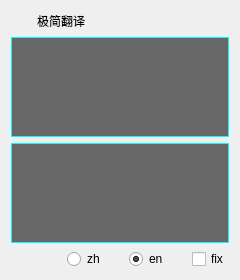
<?xml version="1.0" encoding="UTF-8"?>
<ui version="4.0">
 <class>Translater</class>
 <widget class="QWidget" name="Translater">
  <property name="geometry">
   <rect>
    <x>0</x>
    <y>0</y>
    <width>240</width>
    <height>280</height>
   </rect>
  </property>
  <property name="maximumSize">
   <size>
    <width>16777215</width>
    <height>16777215</height>
   </size>
  </property>
  <property name="windowTitle">
   <string> 极简翻译</string>
  </property>
  <property name="windowIcon">
   <iconset resource="res.qrc">
    <normaloff>:/icons/ya.ico</normaloff>:/icons/ya.ico</iconset>
  </property>
  <layout class="QVBoxLayout" name="verticalLayout">
   <item>
    <layout class="QHBoxLayout" name="horizontalLayout_3">
     <item>
      <widget class="QLabel" name="label_2">
       <property name="minimumSize">
        <size>
         <width>20</width>
         <height>20</height>
        </size>
       </property>
       <property name="maximumSize">
        <size>
         <width>20</width>
         <height>20</height>
        </size>
       </property>
       <property name="styleSheet">
        <string notr="true">QLabel{
border-image: url(:/icons/ya.ico);
}</string>
       </property>
       <property name="text">
        <string/>
       </property>
      </widget>
     </item>
     <item>
      <widget class="QLabel" name="label">
       <property name="text">
        <string>极简翻译</string>
       </property>
      </widget>
     </item>
     <item>
      <spacer name="horizontalSpacer">
       <property name="orientation">
        <enum>Qt::Horizontal</enum>
       </property>
       <property name="sizeHint" stdset="0">
        <size>
         <width>40</width>
         <height>20</height>
        </size>
       </property>
      </spacer>
     </item>
    </layout>
   </item>
   <item>
    <widget class="QPlainTextEdit" name="TextFrom">
     <property name="toolTip">
      <string>输入你想翻译的文本</string>
     </property>
     <property name="styleSheet">
      <string notr="true">QPlainTextEdit {
    background-color: rgba(8, 8, 8, 150);
    color: #ffff00;
	border: 1px solid #00ffff
}</string>
     </property>
     <property name="plainText">
      <string/>
     </property>
    </widget>
   </item>
   <item>
    <widget class="QPlainTextEdit" name="TextTo">
     <property name="focusPolicy">
      <enum>Qt::ClickFocus</enum>
     </property>
     <property name="toolTip">
      <string>这里将显示翻译结果</string>
     </property>
     <property name="styleSheet">
      <string notr="true">QPlainTextEdit {
    background-color: rgba(8, 8, 8, 150);
    color: #00ffff;
	border: 1px solid #00ffff
}</string>
     </property>
     <property name="readOnly">
      <bool>false</bool>
     </property>
     <property name="plainText">
      <string/>
     </property>
    </widget>
   </item>
   <item>
    <layout class="QHBoxLayout" name="horizontalLayout_2">
     <item>
      <widget class="QPushButton" name="pBtnCopyTranlate">
       <property name="maximumSize">
        <size>
         <width>30</width>
         <height>20</height>
        </size>
       </property>
       <property name="cursor">
        <cursorShape>PointingHandCursor</cursorShape>
       </property>
       <property name="focusPolicy">
        <enum>Qt::ClickFocus</enum>
       </property>
       <property name="toolTip">
        <string>复制翻译结果</string>
       </property>
       <property name="styleSheet">
        <string notr="true">QPushButton {
	background-color: transparent;
}

QPushButton:hover {
	background-color: rgb(229, 242, 250);
}</string>
       </property>
       <property name="text">
        <string/>
       </property>
       <property name="icon">
        <iconset resource="res.qrc">
         <normaloff>:/icons/copy.ico</normaloff>:/icons/copy.ico</iconset>
       </property>
       <property name="flat">
        <bool>true</bool>
       </property>
      </widget>
     </item>
     <item>
      <spacer name="horizontalSpacer_2">
       <property name="orientation">
        <enum>Qt::Horizontal</enum>
       </property>
       <property name="sizeHint" stdset="0">
        <size>
         <width>40</width>
         <height>20</height>
        </size>
       </property>
      </spacer>
     </item>
     <item>
      <widget class="QRadioButton" name="ENTOZH">
       <property name="minimumSize">
        <size>
         <width>37</width>
         <height>0</height>
        </size>
       </property>
       <property name="maximumSize">
        <size>
         <width>37</width>
         <height>16777215</height>
        </size>
       </property>
       <property name="focusPolicy">
        <enum>Qt::ClickFocus</enum>
       </property>
       <property name="toolTip">
        <string>翻译为中文</string>
       </property>
       <property name="text">
        <string>zh</string>
       </property>
       <property name="checked">
        <bool>false</bool>
       </property>
      </widget>
     </item>
     <item>
      <spacer name="horizontalSpacer_3">
       <property name="orientation">
        <enum>Qt::Horizontal</enum>
       </property>
       <property name="sizeHint" stdset="0">
        <size>
         <width>40</width>
         <height>20</height>
        </size>
       </property>
      </spacer>
     </item>
     <item>
      <widget class="QRadioButton" name="ZHTOEN">
       <property name="minimumSize">
        <size>
         <width>37</width>
         <height>0</height>
        </size>
       </property>
       <property name="maximumSize">
        <size>
         <width>37</width>
         <height>16777215</height>
        </size>
       </property>
       <property name="focusPolicy">
        <enum>Qt::ClickFocus</enum>
       </property>
       <property name="toolTip">
        <string>翻译为英文</string>
       </property>
       <property name="text">
        <string>en</string>
       </property>
       <property name="checked">
        <bool>true</bool>
       </property>
      </widget>
     </item>
     <item>
      <spacer name="horizontalSpacer_4">
       <property name="orientation">
        <enum>Qt::Horizontal</enum>
       </property>
       <property name="sizeHint" stdset="0">
        <size>
         <width>40</width>
         <height>20</height>
        </size>
       </property>
      </spacer>
     </item>
     <item>
      <widget class="QCheckBox" name="isFix">
       <property name="cursor">
        <cursorShape>PointingHandCursor</cursorShape>
       </property>
       <property name="focusPolicy">
        <enum>Qt::ClickFocus</enum>
       </property>
       <property name="toolTip">
        <string>*不自动隐藏窗口</string>
       </property>
       <property name="text">
        <string>fix</string>
       </property>
      </widget>
     </item>
    </layout>
   </item>
  </layout>
 </widget>
 <resources>
  <include location="res.qrc"/>
 </resources>
 <connections/>
</ui>
